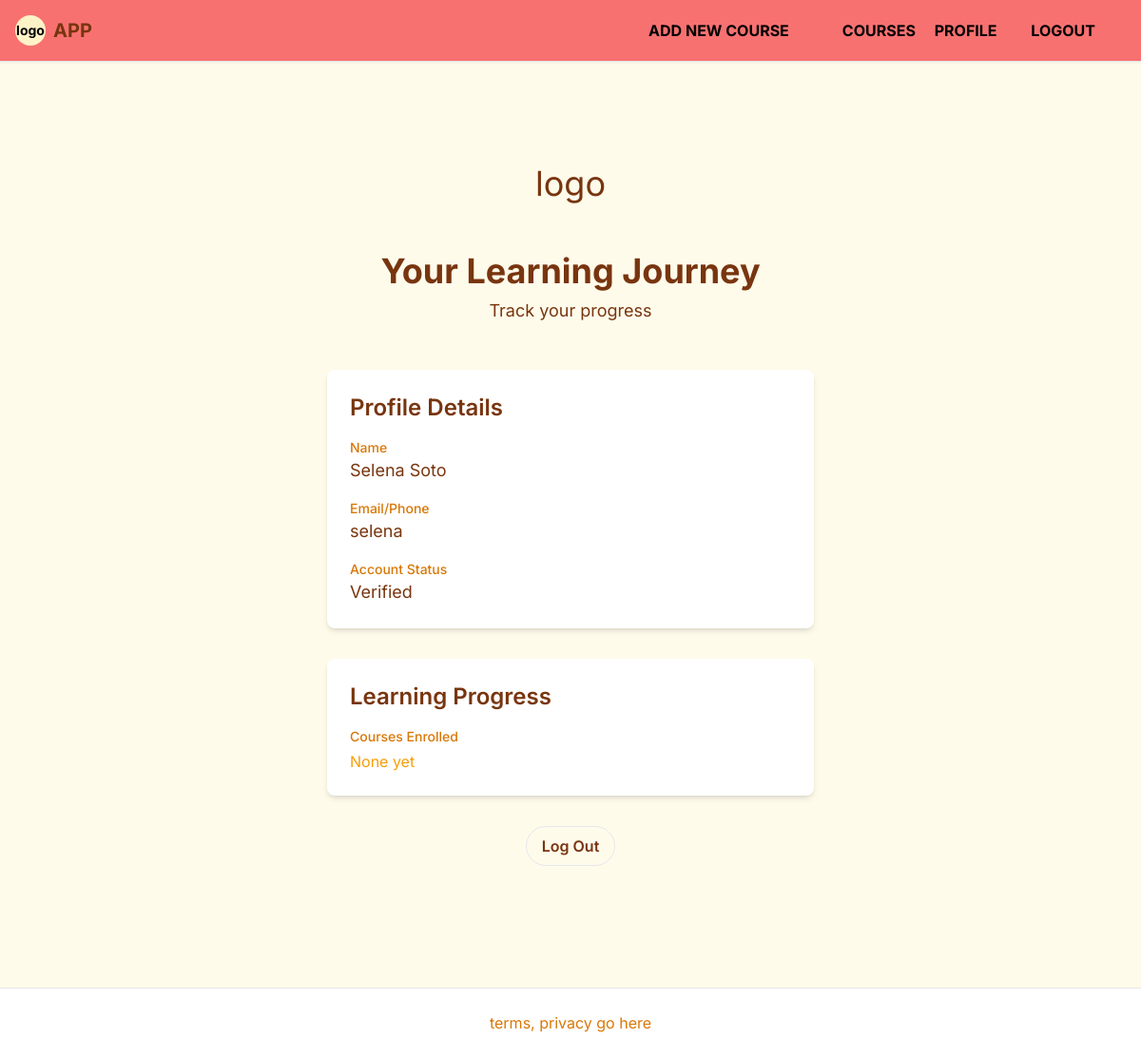
The app's page /profile (signed in), older data.
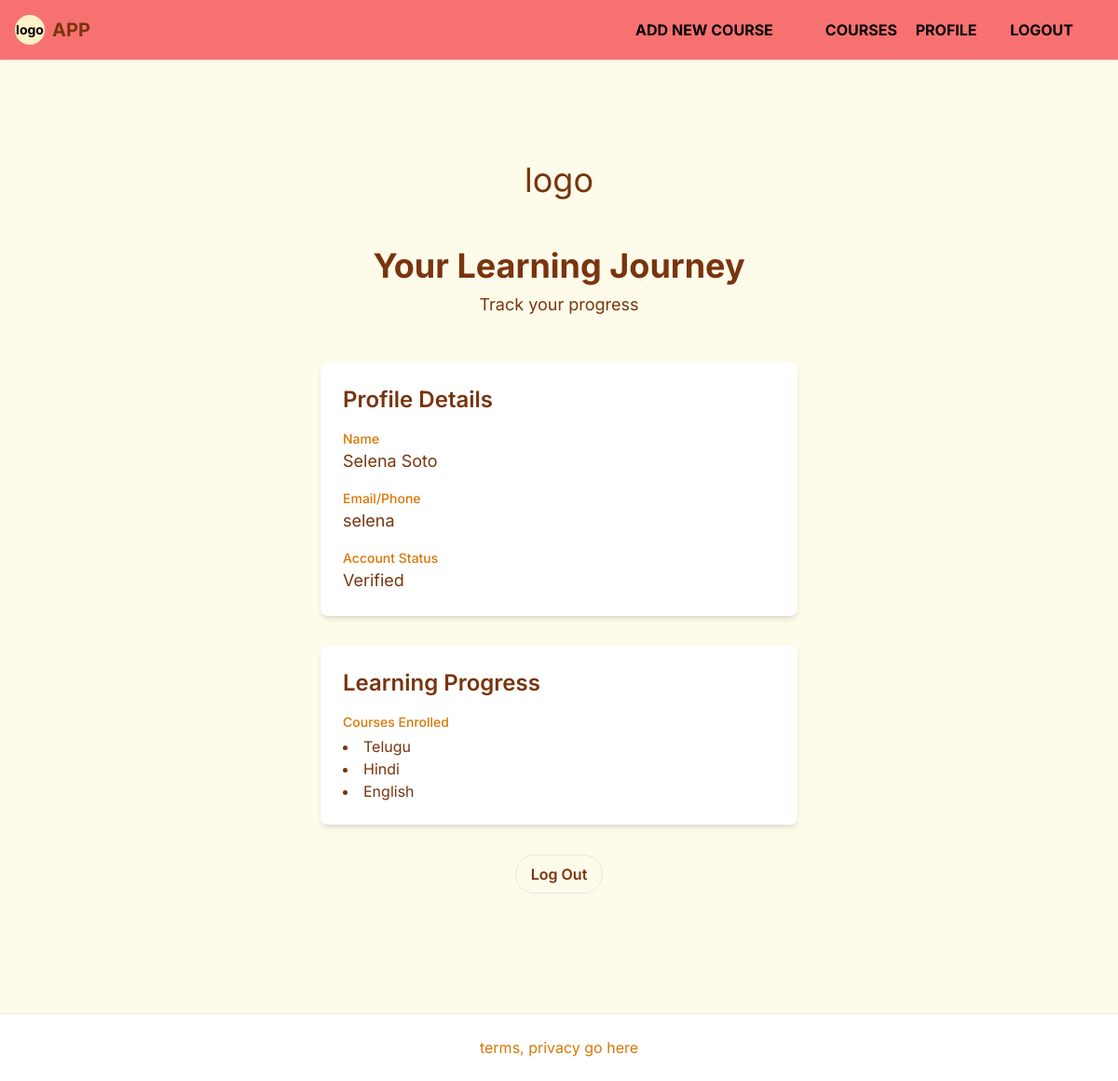
The same page, newer data.
### app/models.py (models this page shows, shortened)
class LanguageRegistration(models.Model):
    user = models.ForeignKey(User, on_delete=models.CASCADE)
    learning_language = models.CharField(max_length=100)
    known_language = models.CharField(max_length=100)
    date_registered = models.DateTimeField(auto_now_add=True)
    class Meta:
        unique_together = ('user', 'learning_language')  # prevents duplicate registration

### app/views.py (the view)
# urls.py: path("profile", views.profile, name="profile"),
@login_required
def profile(request):
    registrations = LanguageRegistration.objects.filter(user=request.user)
    return render(request, "app/profile.html", {
        "registrations": registrations
    })

### app/templates/app/profile.html (shortened to what this page needs)
{% extends "app/layout.html" %}
{% block content %}
<div class="py-12 px-4 bg-gradient-to-br from-white-50 to-emerald-100">
    <div class="max-w-4xl mx-auto">
        <div class="text-center mb-12">
            <div class="w-24 h-24 bg-white-600 rounded-full flex items-center justify-center mx-auto mb-6">
                <span class="text-4xl">logo</span>
            </div>
            <h1 class="text-3xl md:text-4xl font-bold text-amber-900 mb-2">Your Learning Journey</h1>
            <p class="text-lg text-white-700">Track your progress</p>
        </div>
        <div class="bg-white rounded-lg shadow-md p-6 max-w-lg mx-auto">
            <h2 class="text-2xl font-semibold text-amber-900 mb-4">Profile Details</h2>
            <div class="space-y-4">
                <div>
                    <span class="block text-sm font-medium text-amber-600">Name</span>
                    <p class="text-lg text-amber-900">{{ user.get_full_name|default:"Not set" }}</p>
                </div>
                <div>
                    <span class="block text-sm font-medium text-amber-600">Email/Phone</span>
                    <p class="text-lg text-amber-900">{{ user.username }}</p>
                </div>
                <div>
                    <span class="block text-sm font-medium text-amber-600">Account Status</span>
                    <p class="text-lg text-amber-900">
                        {% if user.is_active %}
                        <span class="text-white-600">Verified</span>
                        {% else %}
                        <span class="text-red-600">Unverified (Check your email)</span>
                        {% endif %}
                    </p>
                </div>
            </div>
        </div>
        <div class="mt-8 bg-white rounded-lg shadow-md p-6 max-w-lg mx-auto">
            <h2 class="text-2xl font-semibold text-amber-900 mb-4">Learning Progress</h2>
            <div class="space-y-4">
                <div>
                    <span class="block text-sm font-medium text-amber-600">Courses Enrolled</span>
                    {% if registrations %}
                    <ul class="list-disc list-inside text-white-900 mt-1">
                        {% for reg in registrations %}
                        <li class="hover:text-indigo-600">
                            <a href="{% url 'unit_list' reg.learning_language %}">
                                {{ reg.learning_language|title }}
                            </a>
                        </li>
                        {% endfor %}
                    </ul>
                    {% else %}
                    <p class="text-amber-500 mt-1">None yet</p>
                    {% endif %}
                </div>
            </div>
        </div>
        <div class="text-center mt-8">
            <a href="{% url 'logout' %}"
                class="inline-block border border-white-600 text-white-600 px-4 py-2 rounded-full font-semibold hover:bg-white-50 transition">Log
                Out</a>
        </div>
    </div>
</div>
{% endblock %}

Row changes from the older to the newer data that the page shows:
added LanguageRegistration: learning_language "Telugu"
added LanguageRegistration: learning_language "Hindi"
added LanguageRegistration: learning_language "English"
Text that changed along with them:
text no longer shown: "None yet"
